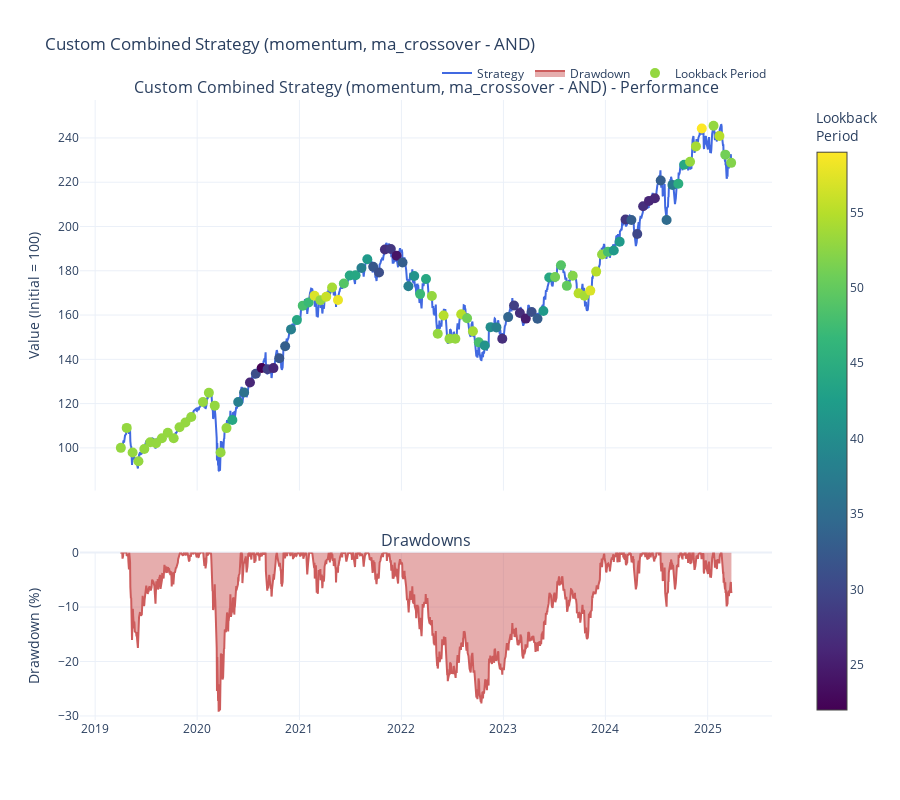
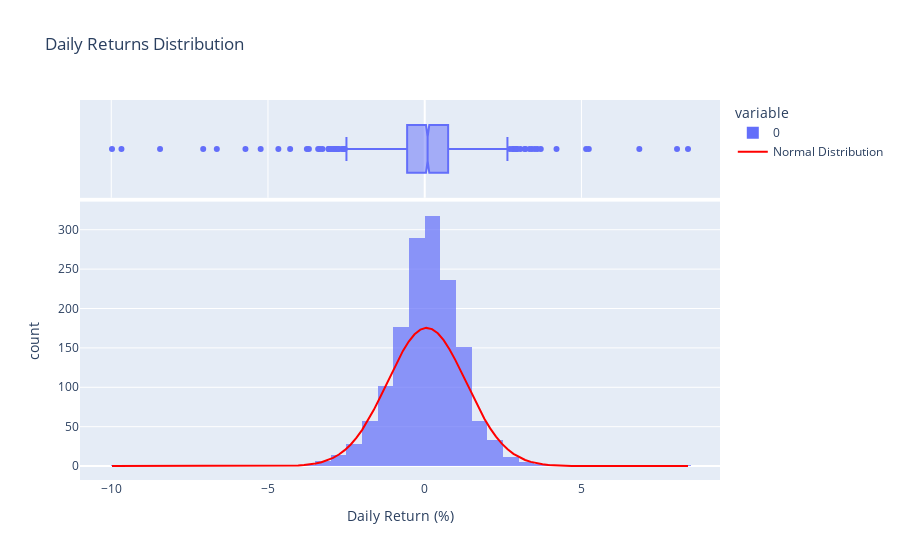
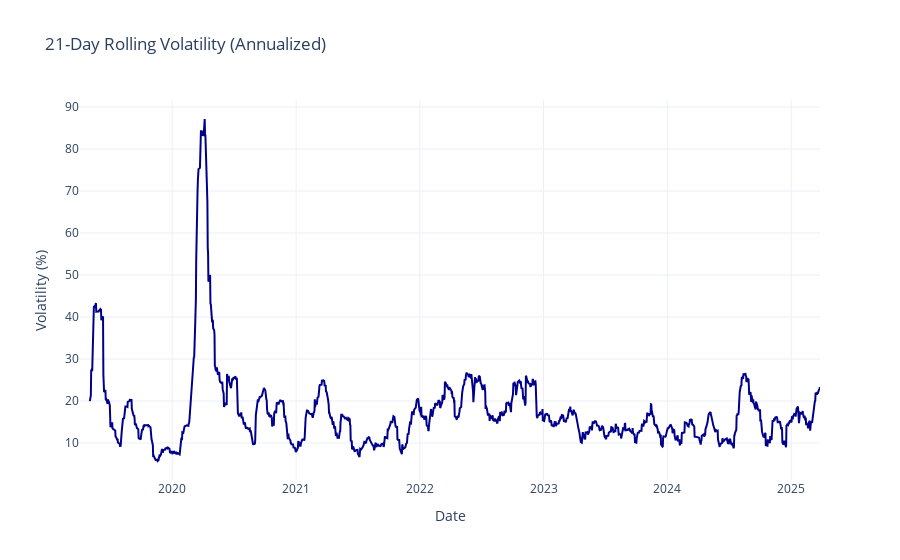
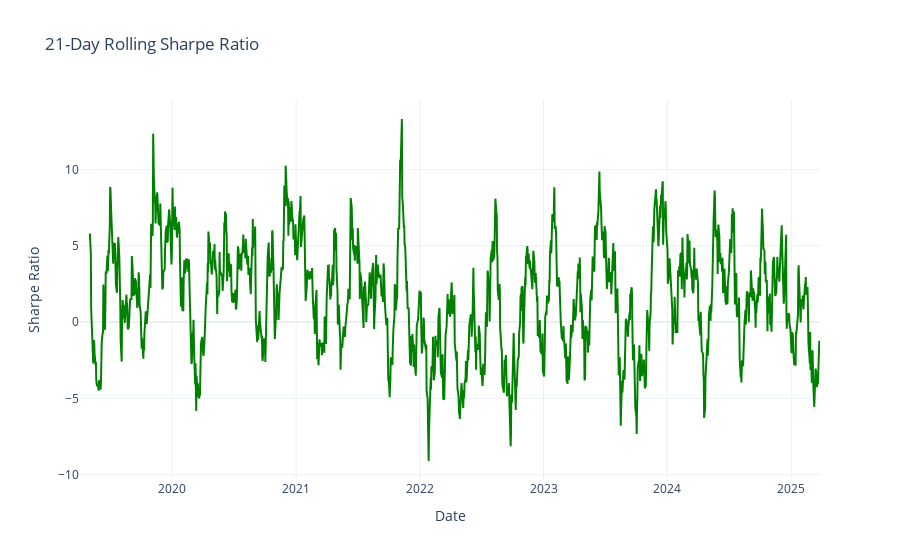

Write notebook code for charts like these, in order.
### Code cell
custom_combined = create_custom_combined_strategy(
    etf_data,
    vix_data=vix_data,
    benchmark=benchmark,
    strategy_types=['momentum', 'ma_crossover'],
    lookback_period=21,  # Fallback if no VIX data
    rsi_window=14,
    ma_window=10,
    rebalance_period=21,
    num_stocks=10,
    portfolio_type='long',
    combine_method='and',
    risk_free_rate=0.02
)

# Print performance metrics
print("\nCustom Combined Strategy Performance Metrics:")
print(pd.DataFrame([custom_combined['metrics']]).T)

# Display the performance plot
custom_combined['performance_plot'].show()

# Display risk plots
for plot_name, plot in custom_combined['risk_plots'].items():
    plot.show()

### Figure 1 — Plotly figure (JSON) as saved in the notebook; plotly's stock layout.template omitted (floating-point values rounded to 4 significant figures; data arrays with more than 128 entries replaced by an {"elided": "..."} marker saying what was removed)
{"data": [{"line": {"color": "royalblue", "width": 2}, "name": "Strategy", "type": "scatter", "x": {"elided": "1505 str values"}, "xaxis": "x", "y": {"elided": "1505 float values"}, "yaxis": "y"}, {"fill": "tozeroy", "line": {"color": "indianred"}, "name": "Drawdown", "type": "scatter", "x": {"elided": "1505 str values"}, "xaxis": "x2", "y": {"elided": "1505 float values"}, "yaxis": "y2"}, {"marker": {"color": [53, 53, 53, 53, 53, 53, 53, 53, 53, 53, 53, 53, 53, 53, 53, 53, 53, 53, 44, 38, 36, 26, 31, 22, 29, 26, 32, 33, 38, 44, 48, 47, 57, 53, 56, 54, 58, 49, 44, 44, 38, 42, 32, 31, 27, 28, 24, 33, 38, 41, 47, 44, 53, 53, 55, 53, 53, 55, 51, 54, 48, 41, 40, 38, 27, 34, 29, 27, 25, 31, 33, 42, 44, 51, 49, 50, 52, 55, 54, 57, 55, 53, 48, 42, 42, 28, 33, 30, 27, 26, 26, 33, 35, 37, 45, 44, 53, 54, 59, 53, 55, 51, 52], "colorbar": {"title": {"text": "Lookback<br>Period"}, "x": 1.05}, "colorscale": [[0, "#440154"], [0.1111, "#482878"], [0.2222, "#3e4989"], [0.3333, "#31688e"], [0.4444, "#26828e"], [0.5556, "#1f9e89"], [0.6667, "#35b779"], [0.7778, "#6ece58"], [0.8889, "#b5de2b"], [1, "#fde725"]], "showscale": true, "size": 10}, "mode": "markers", "name": "Lookback Period", "type": "scatter", "x": ["2019-04-03T00:00:00", "2019-04-24T00:00:00", "2019-05-15T00:00:00", "2019-06-05T00:00:00", "2019-06-26T00:00:00", "2019-07-17T00:00:00", "2019-08-07T00:00:00", "2019-08-28T00:00:00", "2019-09-18T00:00:00", "2019-10-09T00:00:00", "2019-10-30T00:00:00", "2019-11-20T00:00:00", "2019-12-11T00:00:00", "2020-01-22T00:00:00", "2020-02-12T00:00:00", "2020-03-04T00:00:00", "2020-03-25T00:00:00", "2020-04-15T00:00:00", "2020-05-06T00:00:00", "2020-05-27T00:00:00", "2020-06-17T00:00:00", "2020-07-08T00:00:00", "2020-07-29T00:00:00", "2020-08-19T00:00:00", "2020-09-09T00:00:00", "2020-09-30T00:00:00", "2020-10-21T00:00:00", "2020-11-11T00:00:00", "2020-12-02T00:00:00", "2020-12-23T00:00:00", "2021-01-13T00:00:00", "2021-02-03T00:00:00", "2021-02-24T00:00:00", "2021-03-17T00:00:00", "2021-04-07T00:00:00", "2021-04-28T00:00:00", "2021-05-19T00:00:00", "2021-06-09T00:00:00", "2021-06-30T00:00:00", "2021-07-21T00:00:00", "2021-08-11T00:00:00", "2021-09-01T00:00:00", "2021-09-22T00:00:00", "2021-10-13T00:00:00", "2021-11-03T00:00:00", "2021-11-24T00:00:00", "2021-12-15T00:00:00", "2022-01-05T00:00:00", "2022-01-26T00:00:00", "2022-02-16T00:00:00", "2022-03-09T00:00:00", "2022-03-30T00:00:00", "2022-04-20T00:00:00", "2022-05-11T00:00:00", "2022-06-01T00:00:00", "2022-06-22T00:00:00", "2022-07-13T00:00:00", "2022-08-03T00:00:00", "2022-08-24T00:00:00", "2022-09-14T00:00:00", "2022-10-05T00:00:00", "2022-10-26T00:00:00", "2022-11-16T00:00:00", "2022-12-07T00:00:00", "2022-12-28T00:00:00", "2023-01-18T00:00:00", "2023-02-08T00:00:00", "2023-03-01T00:00:00", "2023-03-22T00:00:00", "2023-04-12T00:00:00", "2023-05-03T00:00:00", "2023-05-24T00:00:00", "2023-06-14T00:00:00", "2023-07-05T00:00:00", "2023-07-26T00:00:00", "2023-08-16T00:00:00", "2023-09-06T00:00:00", "2023-09-27T00:00:00", "2023-10-18T00:00:00", "2023-11-08T00:00:00", "2023-11-29T00:00:00", "2023-12-20T00:00:00", "2024-01-10T00:00:00", "2024-01-31T00:00:00", "2024-02-21T00:00:00", "2024-03-13T00:00:00", "2024-04-03T00:00:00", "2024-04-24T00:00:00", "2024-05-15T00:00:00", "2024-06-05T00:00:00", "2024-06-26T00:00:00", "2024-07-17T00:00:00", "2024-08-07T00:00:00", "2024-08-28T00:00:00", "2024-09-18T00:00:00", "2024-10-09T00:00:00", "2024-10-30T00:00:00", "2024-11-20T00:00:00", "2024-12-11T00:00:00", "2025-01-22T00:00:00", "2025-02-12T00:00:00", "2025-03-05T00:00:00", "2025-03-26T00:00:00"], "xaxis": "x", "y": [100, 109.0, 97.88, 93.97, 99.5, 102.5, 102.1, 104.4, 106.8, 104.3, 109.3, 111.4, 113.9, 120.7, 124.9, 119.1, 97.92, 108.9, 112.6, 120.7, 125.0, 129.5, 133.5, 136.1, 135.5, 136.0, 140.5, 145.9, 153.5, 157.7, 164.2, 165.7, 168.8, 166.7, 168.3, 172.4, 166.8, 174.2, 177.8, 178.0, 181.2, 185.2, 181.8, 179.2, 189.6, 189.8, 186.8, 183.8, 173.0, 177.7, 169.5, 176.3, 168.6, 151.5, 159.8, 149.3, 149.3, 160.4, 158.5, 152.7, 147.7, 146.2, 154.5, 154.4, 149.3, 159.1, 164.3, 160.9, 158.4, 161.4, 158.3, 161.8, 177.0, 177.2, 182.5, 173.2, 177.7, 169.8, 168.7, 171.0, 179.6, 187.4, 188.6, 189.2, 193.2, 203.2, 202.9, 196.6, 209.2, 211.6, 212.8, 220.8, 203.0, 218.8, 219.3, 227.9, 229.2, 236.2, 244.2, 245.5, 240.9, 232.5, 228.7], "yaxis": "y"}], "layout": {"annotations": [{"font": {"size": 16}, "showarrow": false, "text": "Custom Combined Strategy (momentum, ma_crossover - AND) - Performance", "x": 0.5, "xanchor": "center", "xref": "paper", "y": 1, "yanchor": "bottom", "yref": "paper"}, {"font": {"size": 16}, "showarrow": false, "text": "Drawdowns", "x": 0.5, "xanchor": "center", "xref": "paper", "y": 0.27, "yanchor": "bottom", "yref": "paper"}], "height": 800, "hovermode": "x unified", "legend": {"orientation": "h", "x": 1, "xanchor": "right", "y": 1.02, "yanchor": "bottom"}, "title": {"text": "Custom Combined Strategy (momentum, ma_crossover - AND)"}, "xaxis": {"anchor": "y", "domain": [0, 1], "matches": "x2", "showticklabels": false}, "xaxis2": {"anchor": "y2", "domain": [0, 1]}, "yaxis": {"anchor": "x", "domain": [0.37, 1], "title": {"text": "Value (Initial = 100)"}}, "yaxis2": {"anchor": "x2", "domain": [0, 0.27], "title": {"text": "Drawdown (%)"}}}}

### Figure 2 — Plotly figure (JSON) as saved in the notebook; plotly's stock layout.template omitted (floating-point values rounded to 4 significant figures; data arrays with more than 128 entries replaced by an {"elided": "..."} marker saying what was removed)
{"data": [{"alignmentgroup": "True", "bingroup": "x", "hovertemplate": "variable=0<br>Daily Return (%)=%{x}<br>count=%{y}<extra></extra>", "legendgroup": "0", "marker": {"color": "#636efa", "opacity": 0.7, "pattern": {"shape": ""}}, "name": "0", "nbinsx": 50, "offsetgroup": "0", "orientation": "v", "showlegend": true, "type": "histogram", "x": {"elided": "1504 float values"}, "xaxis": "x", "yaxis": "y"}, {"alignmentgroup": "True", "hovertemplate": "variable=0<br>Daily Return (%)=%{x}<extra></extra>", "legendgroup": "0", "marker": {"color": "#636efa"}, "name": "0", "notched": true, "offsetgroup": "0", "showlegend": false, "type": "box", "x": {"elided": "1504 float values"}, "xaxis": "x2", "yaxis": "y2"}, {"line": {"color": "red", "width": 2}, "mode": "lines", "name": "Normal Distribution", "type": "scatter", "x": [-9.976, -9.791, -9.605, -9.419, -9.234, -9.048, -8.863, -8.677, -8.491, -8.306, -8.12, -7.935, -7.749, -7.563, -7.378, -7.192, -7.006, -6.821, -6.635, -6.45, -6.264, -6.078, -5.893, -5.707, -5.522, -5.336, -5.15, -4.965, -4.779, -4.593, -4.408, -4.222, -4.037, -3.851, -3.665, -3.48, -3.294, -3.109, -2.923, -2.737, -2.552, -2.366, -2.18, -1.995, -1.809, -1.624, -1.438, -1.252, -1.067, -0.8812, -0.6955, -0.5099, -0.3243, -0.1387, 0.04691, 0.2325, 0.4181, 0.6038, 0.7894, 0.975, 1.161, 1.346, 1.532, 1.717, 1.903, 2.089, 2.274, 2.46, 2.646, 2.831, 3.017, 3.202, 3.388, 3.574, 3.759, 3.945, 4.13, 4.316, 4.502, 4.687, 4.873, 5.059, 5.244, 5.43, 5.615, 5.801, 5.987, 6.172, 6.358, 6.543, 6.729, 6.915, 7.1, 7.286, 7.472, 7.657, 7.843, 8.028, 8.214, 8.4], "y": [2.504e-12, 8.052e-12, 2.533e-11, 7.799e-11, 2.349e-10, 6.923e-10, 1.996e-09, 5.632e-09, 1.555e-08, 4.199e-08, 1.11e-07, 2.87e-07, 7.26e-07, 1.797e-06, 4.353e-06, 1.032e-05, 2.392e-05, 5.427e-05, 0.0001205, 0.0002617, 0.0005561, 0.001156, 0.002352, 0.004683, 0.009121, 0.01738, 0.03241, 0.05913, 0.1056, 0.1844, 0.3151, 0.5268, 0.8619, 1.38, 2.161, 3.312, 4.966, 7.285, 10.46, 14.69, 20.19, 27.14, 35.71, 45.97, 57.9, 71.35, 86.03, 101.5, 117.2, 132.3, 146.2, 158.1, 167.3, 173.2, 175.4, 173.8, 168.5, 159.9, 148.4, 134.8, 119.8, 104.2, 88.61, 73.76, 60.08, 47.87, 37.33, 28.48, 21.26, 15.53, 11.1, 7.758, 5.307, 3.553, 2.327, 1.491, 0.9349, 0.5736, 0.3443, 0.2022, 0.1162, 0.06534, 0.03595, 0.01935, 0.01019, 0.005252, 0.002648, 0.001306, 0.0006306, 0.0002978, 0.0001376, 6.222e-05, 2.753e-05, 1.192e-05, 5.047e-06, 2.091e-06, 8.479e-07, 3.364e-07, 1.306e-07, 4.959e-08]}], "layout": {"barmode": "relative", "legend": {"title": {"text": "variable"}, "tracegroupgap": 0}, "title": {"text": "Daily Returns Distribution"}, "xaxis": {"anchor": "y", "domain": [0, 1], "title": {"text": "Daily Return (%)"}}, "xaxis2": {"anchor": "y2", "domain": [0, 1], "matches": "x", "showgrid": true, "showticklabels": false}, "yaxis": {"anchor": "x", "domain": [0, 0.7326], "title": {"text": "count"}}, "yaxis2": {"anchor": "x2", "domain": [0.7426, 1], "matches": "y2", "showgrid": false, "showline": false, "showticklabels": false, "ticks": ""}}}

### Figure 3 — Plotly figure (JSON) as saved in the notebook; plotly's stock layout.template omitted (floating-point values rounded to 4 significant figures; data arrays with more than 128 entries replaced by an {"elided": "..."} marker saying what was removed)
{"data": [{"line": {"color": "darkblue"}, "name": "21-Day Rolling Volatility", "type": "scatter", "x": {"elided": "1504 str values"}, "y": {"elided": "1504 float values"}}, {"line": {"color": "firebrick", "dash": "dash"}, "name": "Benchmark 21-Day Rolling Volatility", "type": "scatter", "x": [], "y": []}], "layout": {"title": {"text": "21-Day Rolling Volatility (Annualized)"}, "xaxis": {"title": {"text": "Date"}}, "yaxis": {"title": {"text": "Volatility (%)"}}}}

### Figure 4 — Plotly figure (JSON) as saved in the notebook; plotly's stock layout.template omitted (floating-point values rounded to 4 significant figures; data arrays with more than 128 entries replaced by an {"elided": "..."} marker saying what was removed)
{"data": [{"line": {"color": "green"}, "name": "21-Day Rolling Sharpe Ratio", "type": "scatter", "x": {"elided": "1504 str values"}, "y": {"elided": "1504 float values"}}, {"line": {"color": "firebrick", "dash": "dash"}, "name": "Benchmark 21-Day Rolling Sharpe Ratio", "type": "scatter", "x": [], "y": []}], "layout": {"title": {"text": "21-Day Rolling Sharpe Ratio"}, "xaxis": {"title": {"text": "Date"}}, "yaxis": {"title": {"text": "Sharpe Ratio"}}}}
